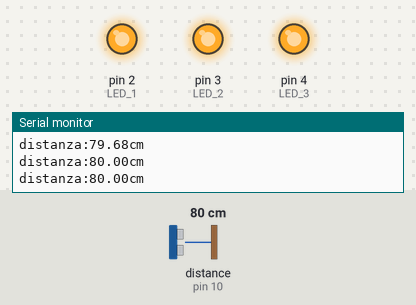
A sketch run on a simulated Arduino Uno, built with avr-gcc and run on an emulated ATmega328P. Shown: output pins drawn as LEDs (lit = HIGH), the last lines printed to the serial monitor. Wiring (inferred from the names in the program): ultrasonic range finder: trigger pin 9; echo pin 10. Inputs (shaded band) come from the test bench; at power-on: distance to the obstacle (sensor on pin 10) 80 cm. The echo pulse lasts 58.3 µs per cm; pins used as bus, display or sensor lines are not drawn.

Above: at 1.3 s.
1.4 s: distance to the obstacle (sensor on pin 10) set to 64 cm
At 2.6 s:
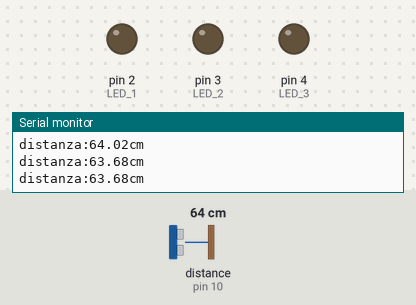
3.0 s: distance to the obstacle (sensor on pin 10) set to 120 cm
At 4.2 s:
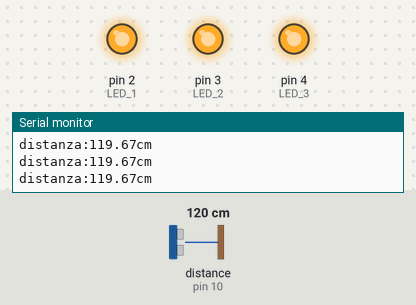
4.5 s: distance to the obstacle (sensor on pin 10) set to 74 cm
6.0 s: distance to the obstacle (sensor on pin 10) set to 67 cm
At 6.8 s:
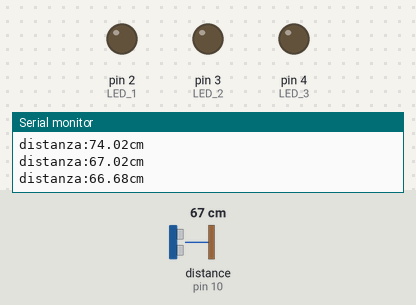
Timing chart, 0 to 8.5 s (numbered marks = the images above; inputs shaded):
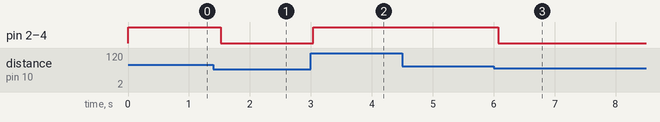

The sketch:

wardrobe_lights.ino
```cpp
#define TRIG_PIN 9
#define ECHO_PIN 10
#define LED_1 2
#define LED_2 3
#define LED_3 4

void setup() {
  Serial.begin(9600);

  pinMode(TRIG_PIN, OUTPUT);
  pinMode(ECHO_PIN, INPUT);
  pinMode(LED_1,OUTPUT);
  pinMode(LED_2,OUTPUT);
  pinMode(LED_3,OUTPUT);

  digitalWrite(TRIG_PIN, LOW);
}

void loop() {
  // Genera un impulso di 10 µs sul pin TRIG
  digitalWrite(TRIG_PIN, LOW);
  delayMicroseconds(2);

  digitalWrite(TRIG_PIN, HIGH);
  delayMicroseconds(10);
  digitalWrite(TRIG_PIN, LOW);

  // Misura la durata dell'eco
  long durata = pulseIn(ECHO_PIN, HIGH);

  // Calcola la distanza in cm
  float distanza = durata * 0.0343 / 2;
  Serial.print("distanza:");
  Serial.print(distanza);
  Serial.print("cm \n");

  if(distanza > 70){
    digitalWrite(LED_1,HIGH);
    digitalWrite(LED_2,HIGH);
    digitalWrite(LED_3,HIGH);
  }else{
    digitalWrite(LED_1,LOW);
    digitalWrite(LED_2,LOW);
    digitalWrite(LED_3,LOW);
  }


  delay(500);
}
```

Measured:
- the behaviour switches between 70 and 69 cm on distance to the obstacle (sensor on pin 10) (found by bisection; images 0 and 1)
- the behaviour switches between 71 and 70 cm on distance to the obstacle (sensor on pin 10) (found by bisection; images 2 and 3)
- after the input at 1.4 s, pin 2 (LED_1), pin 3 (LED_2), pin 4 (LED_3): HIGH → LOW after 0.12 s
- after the input at 3.0 s, pin 2 (LED_1), pin 3 (LED_2), pin 4 (LED_3): LOW → HIGH at once
- after the input at 6.0 s, pin 2 (LED_1), pin 3 (LED_2), pin 4 (LED_3): HIGH → LOW after 0.08 s
